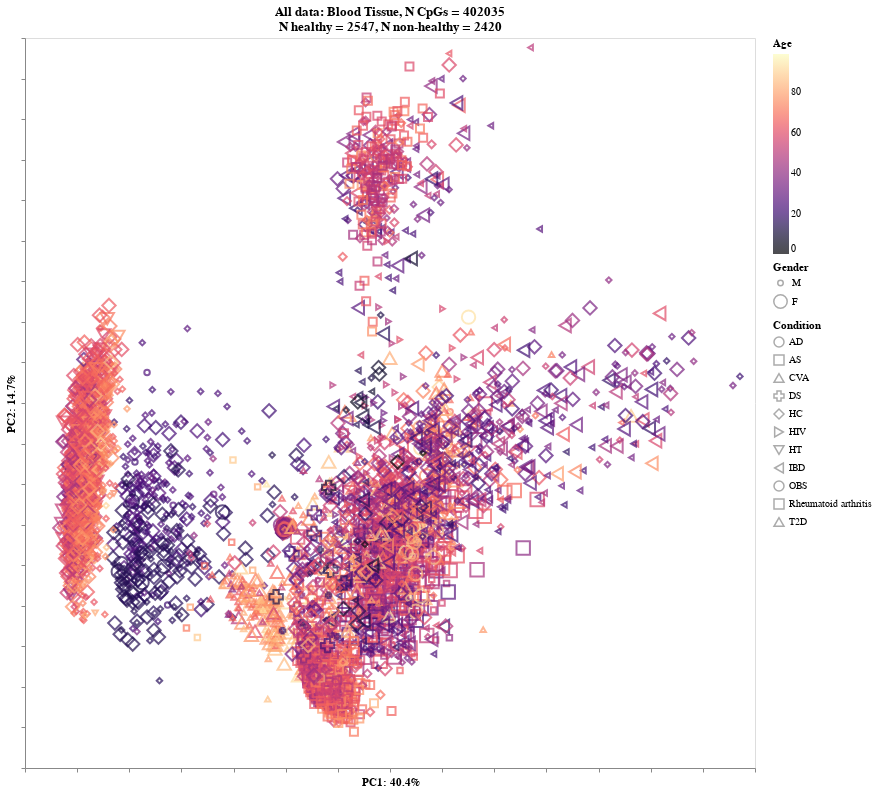

Notebook code for this chart:
### Code cell
pca_data = pd.DataFrame({'PC1':Xp[:, 0], 'PC2':Xp[:, 1], 
                    'Condition':meta_selected['Condition'], 
                    'Age':meta_selected['Age'],
                    'Gender':meta_selected['Gender']
                    })

if 'HC' in meta_selected['Condition'].unique():
    n_HC = meta_selected['Condition'].value_counts()['HC']
else:
    n_HC = 0
n_nHC = meta_selected['Condition'].shape[0] - n_HC
n_cpg = data_filled.shape[1]

#plot data
sub = alt.Chart(pca_data).mark_point(clip=True,).encode(
        alt.X('PC1', axis=alt.Axis(grid=False, tickSize=4, labels=False))\
            .title(f'PC1: {round(expvar[0]* 100, 1) }%'),
        alt.Y('PC2', axis=alt.Axis(grid=False, tickSize=4, labels=False))\
            .title(f'PC2: {round(expvar[1]* 100, 1) }%'),
        color=alt.Color('Age').scale(scheme="magma"),
        shape=alt.Shape('Condition:N'),
        size=alt.Size('Gender:O').scale(domain=['M', 'F'], rangeMin=30, rangeMax=180)
    ).properties(
        title=[f'All data: Blood Tissue, N CpGs = {n_cpg}', f'N healthy = {n_HC}, N non-healthy = {n_nHC}'],
        width=730,
        height=730
    )

sub.save(f'figures/supplement/fullbench_PCA_1.svg')
sub

### Figure 1 — Vega-Lite specification as saved in the notebook (floating-point values rounded to 4 significant figures; data arrays with more than 128 entries replaced by an {"elided": "..."} marker saying what was removed)
{"config": {"view": {"continuousWidth": 300, "continuousHeight": 300}}, "data": {"name": "data-27d5b9baa6f24e141ce3431c7d7d30e9"}, "mark": {"type": "point", "clip": true}, "encoding": {"color": {"field": "Age", "scale": {"scheme": "magma"}, "type": "quantitative"}, "shape": {"field": "Condition", "type": "nominal"}, "size": {"field": "Gender", "scale": {"domain": ["M", "F"], "rangeMin": 30, "rangeMax": 180}, "type": "ordinal"}, "x": {"axis": {"grid": false, "labels": false, "tickSize": 4}, "field": "PC1", "title": "PC1: 40.4%", "type": "quantitative"}, "y": {"axis": {"grid": false, "labels": false, "tickSize": 4}, "field": "PC2", "title": "PC2: 14.7%", "type": "quantitative"}}, "height": 730, "title": ["All data: Blood Tissue, N CpGs = 402035", "N healthy = 2547, N non-healthy = 2420"], "width": 730, "$schema": "https://vega.github.io/schema/vega-lite/v5.16.3.json", "datasets": {"data-27d5b9baa6f24e141ce3431c7d7d30e9": {"elided": "4967 records"}}}
